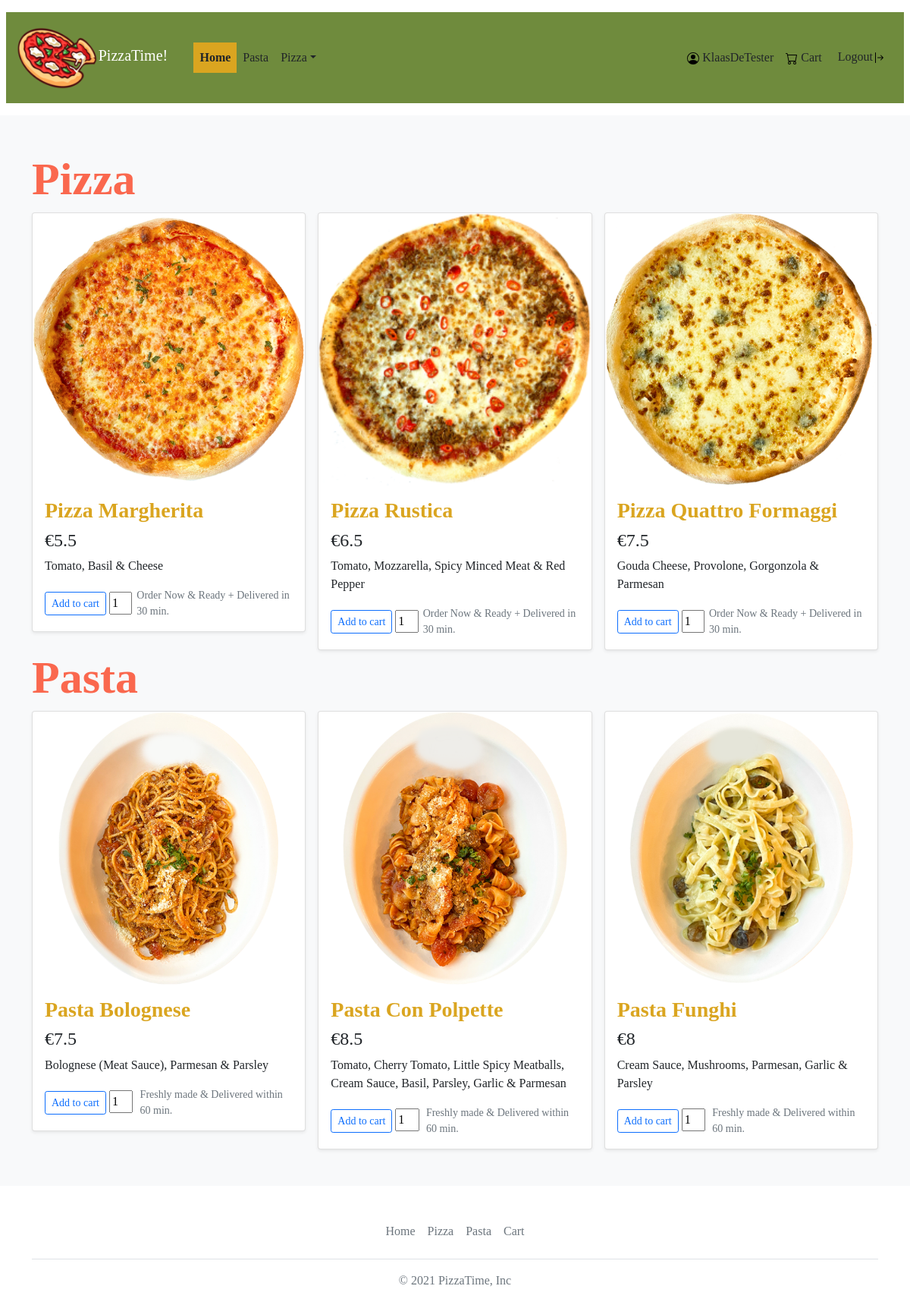
The page /products (signed in) on the database its author committed.
### tables this page shows
CREATE TABLE `product` (
  `id` int(11) NOT NULL,
  `name` varchar(30) NOT NULL,
  `category_id` int(11) NOT NULL,
  `price` float NOT NULL,
  `ingredients` varchar(480) NOT NULL,
  `img_path` varchar(50) NOT NULL
);

### controller/productscontroller.php (called while the page is built, shortened)
<?php
class ProductsController extends Controller{
    public function index(){
        include '../view/products/products.php';
    }
}

### patternrouter.php (called while the page is built, shortened)
<?php
class PatternRouter {
    private function stripParameters($uri) {
        return $uri;
    }
    public function route($uri) {
        $uri = $this->stripParameters($uri);
        $explodedUri = explode('/', $uri);
        if(!isset($explodedUri[1]) || empty($explodedUri[1])) {
            $explodedUri[1] = 'index';
        }
        $methodName = $explodedUri[1];
        try {
            $controllerObj = new $controllerName();
            $controllerObj->$methodName();
        } catch (Exception $e) {
            http_response_code(404);
        }
    }
}

### public/index.php (called while the page is built, shortened)
<?php
    require __DIR__ . '/../patternrouter.php';
    $uri = trim($_SERVER['REQUEST_URI'], '/');
    $router = new PatternRouter();
    $router->route($uri)
?>

### dbconfig.php (called while the page is built)
<?php
if (getenv('DATABASE_URL') != "") {
    $dbopts = parse_url(getenv('DATABASE_URL'));
    $type = "pgsql";
    $servername = $dbopts["host"];
    $username = $dbopts["user"];
    $password = $dbopts["pass"];
    $database = ltrim($dbopts["path"], '/');
} else {
    $type = "mysql";
    $servername = "mysql";
    $username = "root";
    $password = "secret123";
    $database = "pizzatimedb";
}
?>

### repository/repository.php (called while the page is built, shortened)
<?php
class Repository
{
    function __construct()
    {
        require __DIR__ . '/../dbconfig.php';
        try {
            $this->connection = new PDO("$type:host=$servername;dbname=$database", $username, $password);
        } catch (PDOException $e) {
            echo "Connection failed: " . $e->getMessage();
        }
    }
}

### service/productservice.php (called while the page is built, shortened)
<?php
require_once __DIR__ . '/../repository/productrepository.php';
class ProductService {
    private $repo;
    function __construct()
    {
        $this->repo = new ProductRepository();
    }
    public function getAll() {
        return $this->repo->getAll();
    }
}

### repository/productrepository.php (called while the page is built, shortened)
<?php
require_once __DIR__ . '/repository.php';
require_once __DIR__ . '/../model/product.php';
class ProductRepository extends Repository {
    function getAll() {
        try {
            $stmt = $this->connection->prepare("SELECT id, `name`, category_id, price, ingredients, img_path FROM product");
            $stmt->execute();
            $stmt->setFetchMode(PDO::FETCH_CLASS, 'Product');
            $products = $stmt->fetchAll();
            return $products;
        } catch (PDOException $e)
        {
            echo $e;
        }
    }
}

### model/product.php (called while the page is built, shortened)
<?php
class Product extends Model{
    private string $name;
    private int $category_id;
    private float $price;
    private string $ingredients;
    private string $img_path;
    public function getName(): string
    {
        return $this->name;
    }
    public function getCatId(): int
    {
        return $this->category_id;
    }
    public function getPrice(): float
    {
        return $this->price;
    }
    public function getIngredients(): string
    {
        return $this->ingredients;
    }
    public function getImgPath(): string
    {
        return $this->img_path;
    }
    public function setPrice(float $price)
    {
        $this->price = round($price, 2);
    }
}

### view/products/products.php (the view, shortened to what this page needs)
<?php
require_once __DIR__ . '/../../model/product.php';
require_once __DIR__ . '/../../service/productservice.php';
$productService = new ProductService();
$productList = $productService->getAll();
?>
<!DOCTYPE html>
<html lang="en">
<head>
    <link href="https://cdn.jsdelivr.net/npm/bootstrap@5.1.3/dist/css/bootstrap.min.css" rel="stylesheet">
    <link rel="stylesheet" href="css/style.css">
</head>
<body>
    <? include_once '../view/navbar/navbar.php'; ?>
    <div class="album py-5 bg-light">
        <div class="container">
            <h1 class="product-type">Pizza</h1>
            <div class="row row-cols-1 row-cols-sm-2 row-cols-md-3 g-3">
                <?php foreach ($productList as $prod) {
                    if ($prod->getCatId() == 2) {
                ?>
                        <div class="col">
                            <div class="card shadow-sm">
                                <img src=<? echo $prod->getImgPath() ?> alt="<? $prod->getName() ?>" class="product-page-image">
                                <div class="card-body">
                                    <h3 class="product-header"><? echo $prod->getName() ?></h3>
                                    <h4 class="product-price">€<? echo $prod->getPrice() ?></h4>
                                    <p class="card-text"><? echo $prod->getIngredients() ?></p>
                                    <div class="d-flex justify-content-between align-items-center">
                                        <form action="products" method="post">
                                            <div class="btn-group">
                                                <button type="submit" name="add-item" class="btn btn-sm btn-outline-primary">Add to cart</button>
                                            </div>
                                            <input type="number" class="product-amount" name="amount" value="1" min="1" max="10">
                                        </form>
                                        <small class="text-muted">Order Now & Ready + Delivered in 30 min.</small>
                                    </div>
                                </div>
                            </div>
                        </div>
                <?php }
                }
                ?>
            </div>
            <h1 class="product-type">Pasta</h1>
            <div class="row row-cols-1 row-cols-sm-2 row-cols-md-3 g-3">
                <?php foreach ($productList as $prod) {
                    if ($prod->getCatId() == 1) { ?>
                        <div class="col">
                            <div class="card shadow-sm">
                                <img src=<? echo $prod->getImgPath() ?> alt="<? $prod->getName() ?>" class="product-page-image">
                                <div class="card-body">
                                    <h3 class="product-header"><? echo $prod->getName() ?></h3>
                                    <h4 class="product-price">€<? echo $prod->getPrice() ?></h4>
                                    <p class="card-text"><? echo $prod->getIngredients() ?></p>
                                    <div class="d-flex justify-content-between align-items-center">
                                        <form action="products" method="post">
                                            <div class="btn-group">
                                                <button type="submit" name="add-item" class="btn btn-sm btn-outline-primary">Add to cart</button>
                                            </div>
                                            <input type="number" class="product-amount" name="amount" value="1" min="1" max="10">
                                        </form>
                                        <small class="text-muted">Freshly made & Delivered within 60 min.</small>
                                    </div>
                                </div>
                            </div>
                        </div>
                <?php }
                } ?>
            </div>
        </div>
    </div>
    <? include_once '../view/footer/footer.php'; ?>
</body>
</html>

### public/css/style.css (style rules this page uses)
* { font-family: "Times New Roman", Times, serif; }
.product-header { font-weight: bold; color: goldenrod; }
.product-page-image { max-width: 500px; }
.product-type, #creator-header { color: rgb(250, 104, 78); font-weight: bolder; font-size: 60px; }
.product-amount { max-width: 25%; }

### rows shown on the page
product: img_path (picture), name "Pizza Margherita", price "5.5", ingredients "Tomato, Basil & Cheese"
product: img_path (picture), name "Pizza Rustica", price "6.5", ingredients "Tomato, Mozzarella, Spicy Minced Meat & Red Pepper"
product: img_path (picture), name "Pizza Quattro Formaggi", price "7.5", ingredients "Gouda Cheese, Provolone, Gorgonzola & Parmesan"
product: img_path (picture), name "Pasta Bolognese", price "7.5", ingredients "Bolognese (Meat Sauce), Parmesan & Parsley"
product: img_path (picture), name "Pasta Con Polpette", price "8.5", ingredients "Tomato, Cherry Tomato, Little Spicy Meatballs, Cream Sauce, Basil, Parsley, Garlic & Parmesan"
product: img_path (picture), name "Pasta Funghi", price "8", ingredients "Cream Sauce, Mushrooms, Parmesan, Garlic & Parsley"

### other values the page prints
$username "KlaasDeTester"
